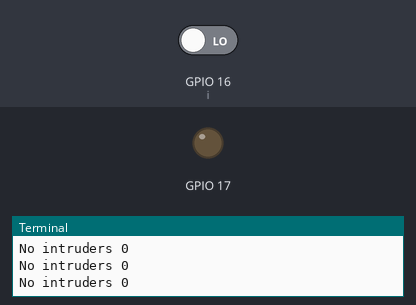
The program below on a simulated Raspberry Pi (BCM pin numbers). On the bench: output pins drawn as LEDs (lit = HIGH), the last lines printed to the terminal. Inputs (shaded band) come from the test bench; at power-on: GPIO 16 (i) LOW.

Above: at 1.2 s.
1.3 s: GPIO 16 (i) driven HIGH
At 2.2 s:
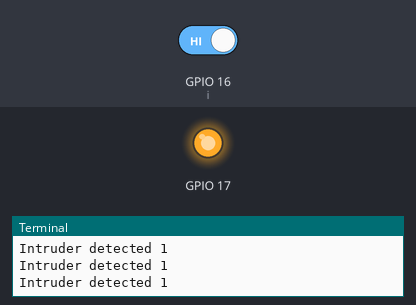
2.8 s: GPIO 16 (i) driven LOW
At 3.5 s:
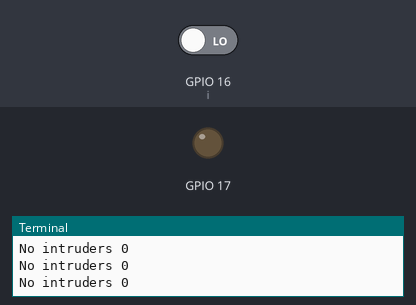
Timing chart, 0 to 5.8 s (numbered marks = the images above; inputs shaded):
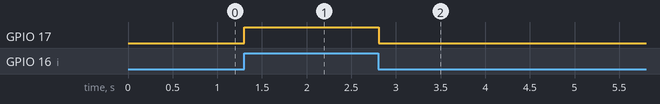

The program:

gpio2.py
```python
import RPi.GPIO as GPIO
import time

GPIO.setwarnings(False)
GPIO.setmode(GPIO.BCM)
GPIO.setup(16, GPIO.IN)         #Read output from PIR motion sensor
GPIO.setup(17, GPIO.OUT)         #LED output pin

while True:
    i=GPIO.input(16)
    if i==0:                 #When output from motion sensor is LOW
        print ("No intruders",i)
        GPIO.output(17, 0)  #Turn OFF LED
        time.sleep(0.1)
    elif i==1:               #When output from motion sensor is HIGH
        print ("Intruder detected",i)
        GPIO.output(17, 1)  #Turn ON LED
        time.sleep(0.1)
```

Measured:
- after the input at 1.3 s, GPIO 17: LOW → HIGH at once
- after the input at 2.8 s, GPIO 17: HIGH → LOW at once
